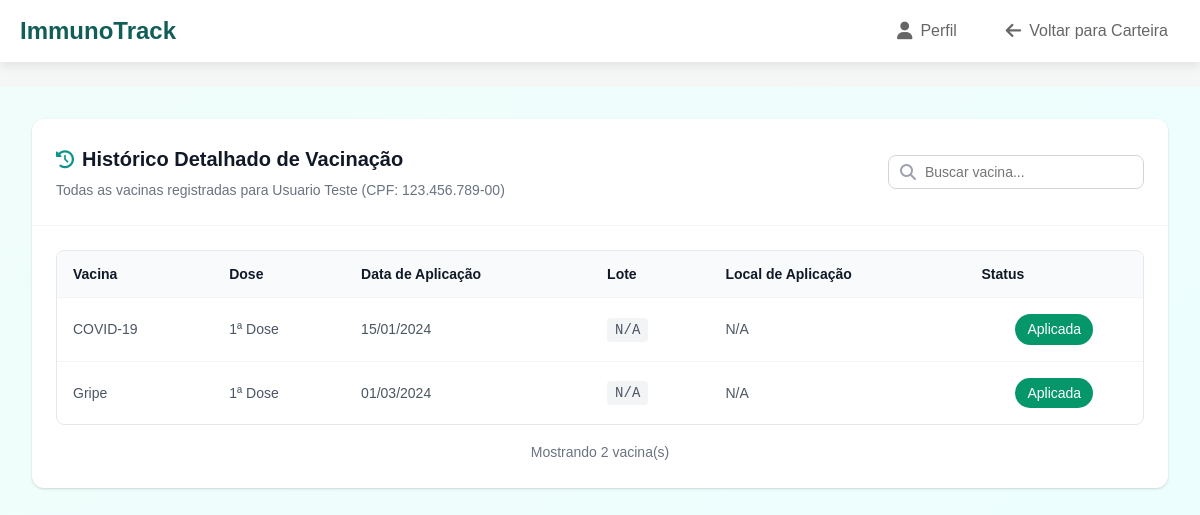
The app's page /vaccine_history (signed in) with its own data.
### tables this page shows
CREATE TABLE users (
                id INTEGER PRIMARY KEY AUTOINCREMENT,
                cpf TEXT UNIQUE NOT NULL,
                password TEXT NOT NULL,
                name TEXT NOT NULL,
                cns TEXT,
                dob TEXT,
                gender TEXT,
                email TEXT,
                phone TEXT
            );

CREATE TABLE vaccines (
                id INTEGER PRIMARY KEY AUTOINCREMENT,
                user_id INTEGER NOT NULL,
                vaccine_name TEXT NOT NULL,
                dose_number INTEGER NOT NULL,
                date_taken TEXT NOT NULL,
                FOREIGN KEY (user_id) REFERENCES users (id)
            );

### backend/app.py (the view)
@app.route('/vaccine_history')
@login_required
def vaccine_history():
    user_id = session.get('user_id')
    user = find_user_by_id(user_id)
    if user:
        user_data = dict(user)
        user_data['cpf_formatted'] = f"{user_data['cpf'][:3]}.{user_data['cpf'][3:6]}.{user_data['cpf'][6:9]}-{user_data['cpf'][9:]}"
        if user_data['dob']:
            from datetime import datetime
            user_data['dob_formatted'] = datetime.strptime(user_data['dob'], '%Y-%m-%d').strftime('%d/%m/%Y')
        vaccines = get_user_vaccines(user_id)
        from datetime import datetime
        for v in vaccines:
            v['date_formatted'] = datetime.strptime(v['date_taken'], '%Y-%m-%d').strftime('%d/%m/%Y')
            v['status'] = 'Aplicada' # Status fixo por enquanto
        return render_template('vaccine_history.html', user=user_data, vaccines=vaccines)
    flash('Usuário não encontrado.', 'danger')
    return redirect(url_for('login'))

### backend/app.py (called while the page is built)
def login_required(f):
    from functools import wraps
    @wraps(f)
    def decorated_function(*args, **kwargs):
        if not session.get('logged_in'):
            flash('Você precisa estar logado para acessar esta página.', 'warning')
            return redirect(url_for('login'))
        return f(*args, **kwargs)
    return decorated_function

### backend/database.py (called while the page is built)
def get_db():
    conn = sqlite3.connect(DATABASE)
    conn.row_factory = sqlite3.Row
    return conn

def find_user_by_id(user_id):
    with get_db() as db:
        user = db.execute("SELECT * FROM users WHERE id = ?", (user_id,)).fetchone()
        return user

def get_user_vaccines(user_id):
    with get_db() as db:
        vaccines = db.execute("SELECT * FROM vaccines WHERE user_id = ?", (user_id,)).fetchall()
        return [dict(v) for v in vaccines]

### frontend/templates/vaccine_history.html (shortened to what this page needs)
<!DOCTYPE html>
<html lang="pt-BR">
<head>
    <link rel="stylesheet" href="{{ url_for('static', filename='css/carteirinha.css') }}">
    <link rel="stylesheet" href="{{ url_for('static', filename='css/global.css') }}">
    <link rel="stylesheet" href="https://cdnjs.cloudflare.com/ajax/libs/font-awesome/6.4.0/css/all.min.css">
</head>
<body>
    <header class="main-header">
        <div class="header-content">
            <span class="logo-text">ImmunoTrack</span>
            <nav class="main-nav">
                <ul>
                    <li>
                        <a href="{{ url_for('profile') }}" class="nav-link"><i class="fas fa-user"></i> Perfil</a>
                    </li>
                    <li>
                        <a href="{{ url_for('vaccine_card') }}" class="nav-link"><i class="fas fa-arrow-left"></i> Voltar para Carteira</a>
                    </li>
                </ul>
            </nav>
        </div>
    </header>
    <div class="dashboard-container">
        <div class="content-wrapper">
            <div class="card">
                <div class="card-header card-header-flex">
                    <div>
                        <h1 class="card-title"><i class="fas fa-history card-title-icon"></i> Histórico Detalhado de Vacinação</h1>
                        <p class="card-description">Todas as vacinas registradas para {{ user.name }} (CPF: {{ user.cpf_formatted }})</p>
                    </div>
                    <div class="search-container">
                        <i class="fas fa-search search-icon"></i>
                        <input type="text" id="searchInput" class="search-input" placeholder="Buscar vacina..." oninput="filterVaccines()">
                    </div>
                </div>
                <div class="card-content">
                    <div class="table-container">
                        <table class="vaccine-table">
                            <thead>
                                <tr>
                                    <th>Vacina</th>
                                    <th>Dose</th>
                                    <th>Data de Aplicação</th>
                                    <th>Lote</th>
                                    <th>Local de Aplicação</th>
                                    <th class="text-center">Status</th>
                                </tr>
                            </thead>
                            <tbody id="vaccineTableBody">
                                {% for vaccine in vaccines %}
                                <tr onclick="showVaccineDetails({{ vaccine.id }})" style="cursor: pointer;">
                                    <td class="vaccine-name">{{ vaccine.vaccine_name }}</td>
                                    <td>{{ vaccine.dose_number }}ª Dose</td>
                                    <td>{{ vaccine.date_formatted }}</td>
                                    <td><code class="batch-code">{{ vaccine.lote or 'N/A' }}</code></td>
                                    <td>{{ vaccine.local or 'N/A' }}</td>
                                    <td class="text-center">
                                        <span class="badge badge-applied">{{ vaccine.status }}</span>
                                    </td>
                                </tr>
                                {% endfor %}
                            </tbody>
                        </table>
                    </div>
                    <div class="table-footer" id="tableFooter">
                        Mostrando {{ vaccines | length }} vacina(s)
                    </div>
                </div>
            </div>
        </div>
    </div>
</body>
</html>

### frontend/static/css/carteirinha.css (style rules this page uses)
* { margin: 0; padding: 0; box-sizing: border-box; }
body { font-family: -apple-system, BlinkMacSystemFont, 'Segoe UI', 'Roboto', 'Oxygen', 'Ubuntu', 'Cantarell', 'Fira Sans', 'Droid Sans', 'Helvetica Neue', sans-serif; -webkit-font-smoothing: antialiased; -moz-osx-font-smoothing: grayscale; line-height: 1.5; color: #374151; }
.dashboard-container { min-height: 100vh; background: linear-gradient(135deg, #f0fdfa 0%, #ecfeff 100%); padding: 1rem; }
@media (min-width: 768px) { .dashboard-container { padding: 2rem; } }
.content-wrapper { max-width: 1280px; margin: 0 auto; display: flex; flex-direction: column; gap: 1.5rem; }
.header-content { display: flex; flex-direction: column; gap: 1rem; }
@media (min-width: 768px) { .header-content { flex-direction: row; align-items: center; justify-content: space-between; } }
h1 { font-size: 2rem; font-weight: 700; color: #115e59; margin-bottom: 0.25rem; }
.card { background: white; border-radius: 0.75rem; box-shadow: 0 1px 3px 0 rgba(0, 0, 0, 0.1), 0 1px 2px 0 rgba(0, 0, 0, 0.06); overflow: hidden; }
.card-header { padding: 1.5rem; border-bottom: 1px solid #f3f4f6; }
.card-header-flex { display: flex; flex-direction: column; gap: 1rem; }
@media (min-width: 768px) { .card-header-flex { flex-direction: row; align-items: center; justify-content: space-between; } }
.card-title { font-size: 1.25rem; font-weight: 600; color: #111827; margin-bottom: 0.25rem; display: flex; align-items: center; gap: 0.5rem; }
.card-title-icon { color: #0d9488; font-size: 1.125rem; }
.card-description { font-size: 0.875rem; color: #6b7280; }
.card-content { padding: 1.5rem; }
.badge { display: inline-block; padding: 0.25rem 0.75rem; border-radius: 9999px; font-size: 0.875rem; font-weight: 500; white-space: nowrap; }
.badge-applied { background: #059669; color: white; }
.search-container { position: relative; flex: 1; max-width: 100%; }
@media (min-width: 768px) { .search-container { max-width: 16rem; } }
.search-icon { position: absolute; left: 0.75rem; top: 50%; transform: translateY(-50%); color: #9ca3af; font-size: 1rem; }
.search-input { width: 100%; padding: 0.5rem 0.75rem 0.5rem 2.25rem; border: 1px solid #d1d5db; border-radius: 0.5rem; font-size: 0.875rem; transition: all 0.2s; }
.table-container { border: 1px solid #e5e7eb; border-radius: 0.5rem; overflow-x: auto; }
.vaccine-table { width: 100%; border-collapse: collapse; font-size: 0.875rem; }
.vaccine-table thead { background: #f9fafb; }
.vaccine-table th { padding: 0.75rem 1rem; text-align: left; font-weight: 600; color: #111827; white-space: nowrap; }
.vaccine-table td { padding: 1rem; border-top: 1px solid #f3f4f6; color: #4b5563; }
.vaccine-table tbody tr { transition: background 0.2s; }
.vaccine-name { color: #111827; font-weight: 500; }
.batch-code { background: #f3f4f6; padding: 0.25rem 0.5rem; border-radius: 0.25rem; font-family: 'Courier New', monospace; font-size: 0.875rem; }
.text-center { text-align: center; }
.table-footer { margin-top: 1rem; text-align: center; font-size: 0.875rem; color: #6b7280; }
.card { animation: fadeIn 0.3s ease-out; }

### records on screen
users: name "Usuario Teste"
vaccines: vaccine_name "COVID-19", dose_number "1", date_formatted "15/01/2024", lote "N/A", local "N/A", status "Aplicada"
vaccines: vaccine_name "Gripe", dose_number "1", date_formatted "01/03/2024", lote "N/A", local "N/A", status "Aplicada"

### other values on screen
{{ user.cpf_formatted }} "123.456.789-00"
{{ vaccines | length }} "2"
